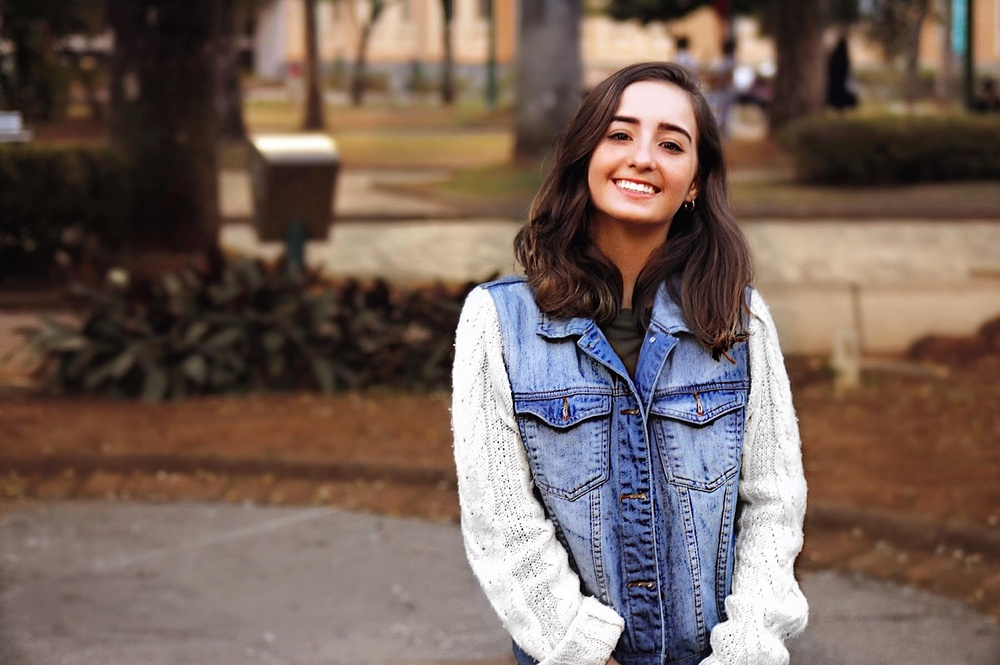
#> input picture Módulo 4/clateste.JPG, 1000 x 665 px, shrunk from 1800 x 1197 before the run, found by its file name
$ python histograma_rgb.py
#> lines starting #> are read from the running program, lines starting #| are printed output that depends on the picture
import numpy as np
import cv2 as cv
from matplotlib import pyplot as plt
img = cv.imread('clateste.jpg')
#> img is the input picture: shape (665, 1000, 3); mean B, G, R 88.9, 97.3, 115.6
color = ('b','g','r')
for i,col in enumerate(color):
    histr = cv.calcHist([img],[i],None,[256],[0,256])
    plt.plot(histr,color = col)
    plt.xlim([0,256])
cv.imshow('Imagem', img)
plt.show()
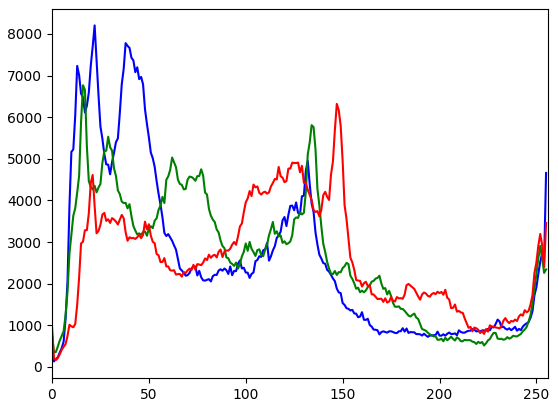
#> figure drawn by matplotlib, 1 panel; curve peaks at x = 22, y = 8205; curve peaks at x = 16, y = 6767; curve peaks at x = 147, y = 6319
cv.waitKey(0)
cv.destroyAllWindows()
